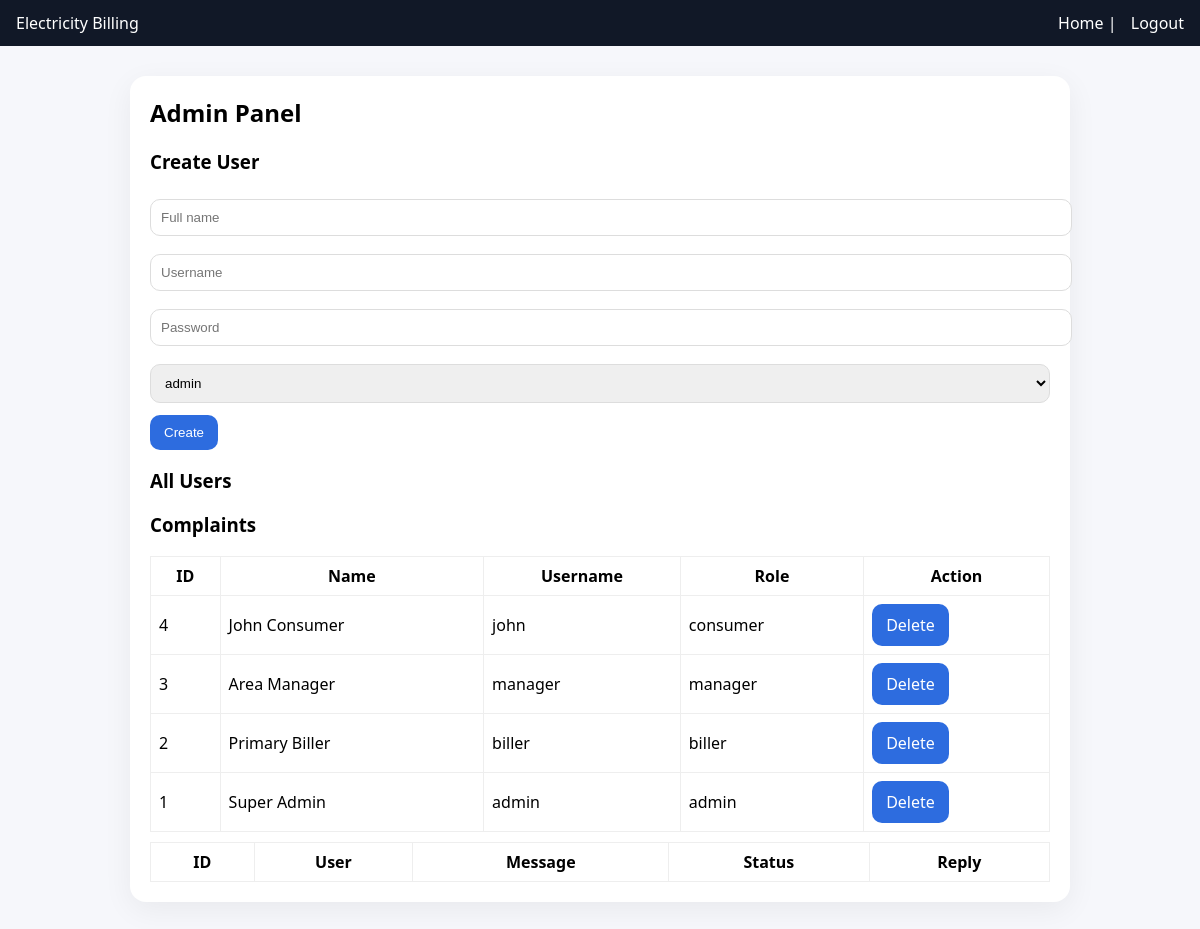
/admin.php (signed in), run on the app's committed database.
### tables this page shows
CREATE TABLE users (
    id INT AUTO_INCREMENT PRIMARY KEY,
    username VARCHAR(50) UNIQUE,
    password VARCHAR(255),
    role ENUM('admin','biller','consumer','manager') NOT NULL,
    fullname VARCHAR(100)
);

### admin.php (the view, shortened to what this page needs)
<?php
session_start(); include("db.php"); include("functions.php"); require_login(); role_only('admin');
?><!DOCTYPE html>
<html><head><meta charset='utf-8'><title>Admin Panel</title><link rel='stylesheet' href='css/style.css'></head>
<body><div class='top'><div>Electricity Billing</div><div class='nav'>
<a href='dashboard.php'>Home</a> | <a href='logout.php'>Logout</a>
</div></div><div class='container'>
<h2>Admin Panel</h2>
<h3>Create User</h3>
<form method="POST">
  <input name="fullname" placeholder="Full name" required>
  <input name="username" placeholder="Username" required>
  <input name="password" type="text" placeholder="Password" required>
  <select name="role">
    <option value="admin">admin</option>
  </select>
  <button name="create_user">Create</button>
</form>
<h3>All Users</h3>
<table>
<tr><th>ID</th><th>Name</th><th>Username</th><th>Role</th><th>Action</th></tr>
<?php
$res=$conn->query("SELECT * FROM users ORDER BY id DESC");
while($r=$res->fetch_assoc()){
    echo "<tr><td>{$r['id']}</td><td>{$r['fullname']}</td><td>{$r['username']}</td><td>{$r['role']}</td><td><a class='btn' href='admin.php?delete={$r['id']}'>Delete</a></td></tr>";
}
?>
<h3>Complaints</h3>
<table>
<tr><th>ID</th><th>User</th><th>Message</th><th>Status</th><th>Reply</th></tr>
</div></body></html>

### css/style.css (style rules this page uses)
body { font-family:system-ui,Arial, sans-serif;background:#f6f7fb;margin:0 }
.container { max-width:900px;margin:30px auto;background:#fff;padding:20px;border-radius:16px;box-shadow:0 8px 30px rgba(0,0,0,0.06) }
h2 { margin-top:0 }
input,select,textarea { width:100%;padding:10px;margin:6px 0 12px;border:1px solid #ddd;border-radius:10px }
button,.btn { background:#2d6cdf;color:#fff;padding:10px 14px;border:none;border-radius:10px;cursor:pointer;text-decoration:none;display:inline-block }
table { width:100%;border-collapse:collapse;margin-top:10px }
th,td { border:1px solid #eee;padding:8px }
.top { background:#111827;color:#fff;padding:12px 16px;display:flex;justify-content:space-between;align-items:center }
.nav a { color:#fff;text-decoration:none;margin-left:10px }
form { margin-bottom:12px }

### data on the page
users: id "4", fullname "John Consumer", username "john", role "consumer"
users: id "3", fullname "Area Manager", username "manager", role "manager"
users: id "2", fullname "Primary Biller", username "biller", role "biller"
users: id "1", fullname "Super Admin", username "admin", role "admin"
